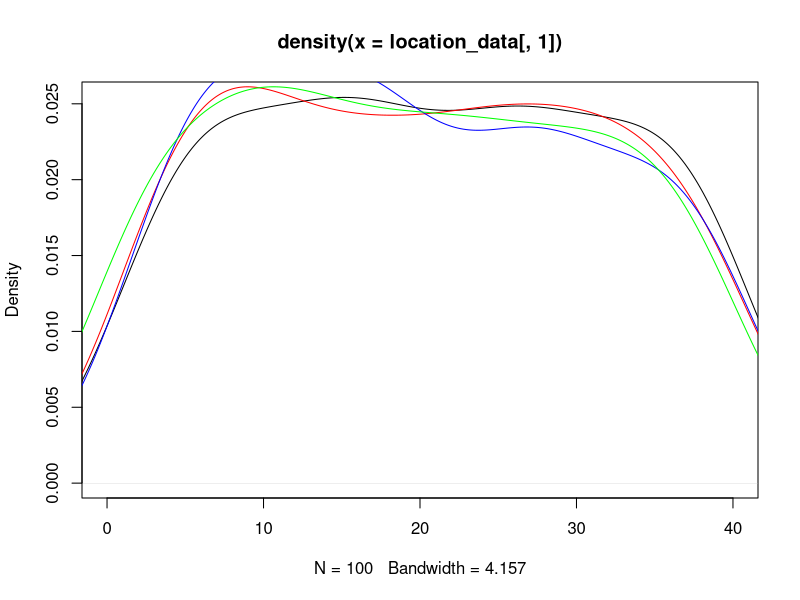
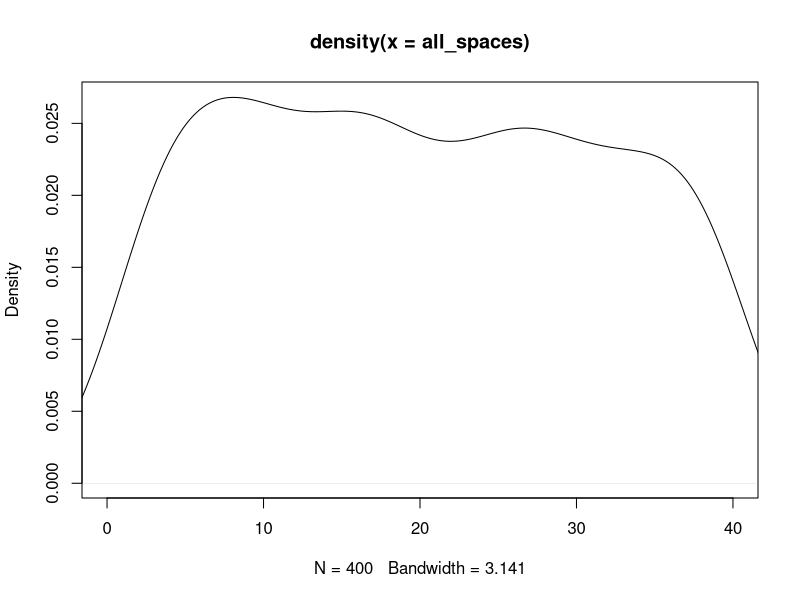
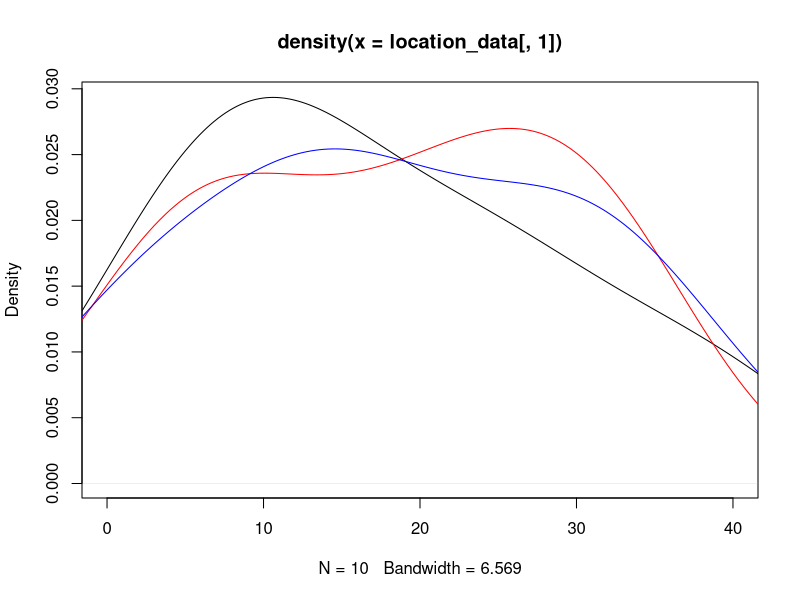
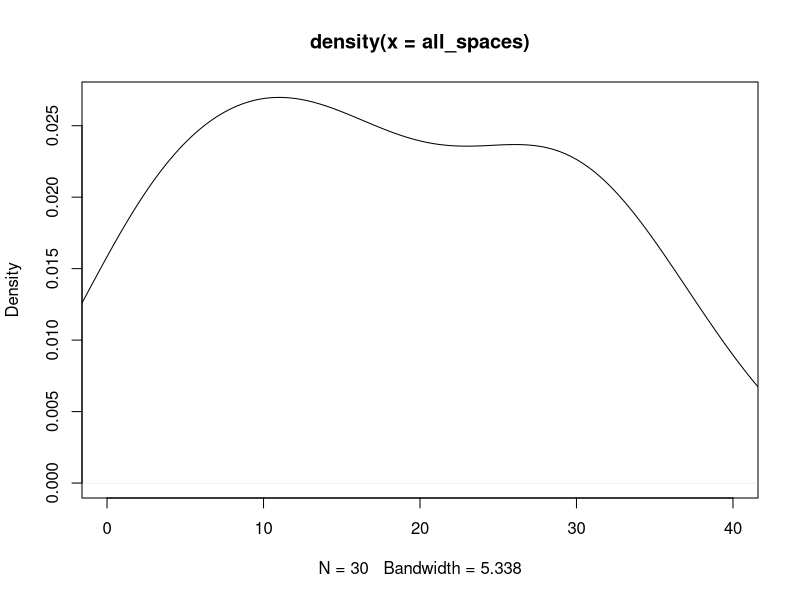

Reproduce these figures in R, in order. (Note: this script raises an error after producing the figures.)
## ---- chunk 1
knitr::opts_chunk$set(echo = TRUE)
## ---- chunk 2
#libraries
library(dplyr)
library(ggplot2)
## ---- chunk 3
#Kayleigh
##LET'S GET MOVING

monopolyBoard <- read.csv("MonopolyBoard.csv", header = T)
monopolyBoard

# Using dice rolls to determine where a player will land on the board
#input: "location"; a number 1-40; where the player is on the board
#output: the amount of spaces the player will move until they are on their new location

#note that this is only accounting for standard dice rolls, no special rules yet...

lets_move = function(location) {
  dice_roll_1 <- sample(1:6, 1, replace = TRUE)
  dice_roll_2 <- sample(1:6, 1, replace = TRUE)
  
  roll_total <- sum(dice_roll_1, dice_roll_2)
  roll_double <- dice_roll_1 == dice_roll_2
  
    location = location + roll_total
    
  if (location <= 40) {
    location = location
  } else {
    location = location - 40
  }
  
  space = monopolyBoard$name[monopolyBoard$spaces == location]
  
  print("You're moving forward...")
  print(roll_total)
  
  print("You're on space...")
  print(location)
  
  #print(space) #This prints out the name of the space that they land on. 
}

#testers
lets_move(1)
lets_move(25)
lets_move(38)
lets_move(40)



#A function to move players around the board and to play Monopoly!
#input: "turns"; the amount of turns we should take
#output: a player's new location on the board

lets_play = function(turns) {
  location = 1
  print("Starting Location: GO!")
  for (i in 1:turns) {
    location = lets_move(location)
  }
  print("You've landed on...")
  return(location)
}



lets_play(10) #tester #in this example if you look at a reference monopoly board and "walk" your way around the board with each move being the number in each output, you'll land on the space on the board corresponding to the final output (when counting "GO" as 1 and/or 40) 

#testers 
#"lets_move" and "lets_play" have both been edited to print out phrases for each roll and move to make it easier to determine how the player is moving. 
#"You're moving forward..." gives the player's roll
#"You're on space..." is the players position after 1 turn/"lets_move"
  # Later try to switch this print statement to the name of the spot that the player is on 
#"You've landed on..." gives the final location after running "lets_play" for "x" turns.
  # Later try to switch this print statement to the name of the spot that the player is on 

lets_play(3)
lets_play(10)

## ---- chunk 4
##DOUBLE DOWN

##WORK IN PROGRESS

#A function using dice rolls to determine how many spaces a player will move with the additional rules for "doubles" in Monopoly
#input: "location"; a number 1-40 where the player is on the board
#outut: the number of spaces the player will move on the board, with the special case of rolling three "doubles" and landing in jail
double_down = function(location) {
  dice_roll_1 <- sample(1:6, 1, replace = TRUE)
  dice_roll_2 <- sample(1:6, 1, replace = TRUE)
  
  roll_total <- sum(dice_roll_1, dice_roll_2)
  roll_double <- dice_roll_1 == dice_roll_2
  
  print("roll was")
  print(roll_total)
    
  if (roll_double) {
    
    dice_roll_3 <- sample(1:6, 1, replace = TRUE)
    dice_roll_4 <- sample(1:6, 1, replace = TRUE)
    
    roll_total_2 <- sum(dice_roll_3, dice_roll_4)
    roll_double_2 <- dice_roll_3 == dice_roll_4
    
    print("roll double was")
    print(roll_total_2)

    
    if (roll_double_2) {
      dice_roll_5 <- sample(1:6, 1, replace = TRUE)
      dice_roll_6 <- sample(1:6, 1, replace = TRUE)
      
      roll_total_3 <- sum(dice_roll_5, dice_roll_6)
      roll_double_3 <- dice_roll_5 == dice_roll_6
      
      print("roll double was")
      print(roll_total_3)
      
      if (roll_double_3) {
        location = 11 #Jail
        print("doubles, doubles, doubles")
        print("You're going to JAIL!")
        
      } else {
        location = location + roll_total + roll_total_2 + roll_total_3
        print("doubles, doubles, not doubles")
        print("You're moving forward...")
        print(roll_total + roll_total_2 + roll_total_3)
      }
    } else {
      location = location + roll_total + roll_total_2
      print("doubles, not doubles")
      print("You're moving forward...")
      print(roll_total+roll_total_2)
    }
  } else {
    location = location + roll_total
    print("no doubles")
    print("You're moving forward...")
    print(roll_total)
  }

    
  if (location <= 40) {
    location = location
  } else {
    location = location - 40
  }

  
  print("You're on space...")
  print(location)
}

double_down(1)
#text out in the function is kinda funky right but it's just to make sure its working right
#In final version switch all dice rolls to sample(1:6,...)

## ---- chunk 5
##CHANCE AND COMMUNITY CHEST CARDS
Card_Numbers <- c(1, 2, 3, 4, 5, 6, 7, 8, 9, 10, 11, 12, 13, 14, 15, 16)

Chance_Cards <- c("Advance to Boardwalk", "Advance to Go (Collect $200)", "Advance to Illinois Avenue. If you pass Go, collect $200", "Advance to St. Charles Place. If you pass Go, collect $200", "Advance to the nearest Railroad. If unowned, you may buy it from the Bank. If owned, pay owner twice the rental to which they are otherwise entitled", "Advance to the nearest Railroad. If unowned, you may buy it from the Bank. If owned, pay owner twice the rental to which they are otherwise entitled", "Advance token to nearest Utility. If unowned, you may buy it from the Bank. If owned, throw dice and pay owner a total ten times amount thrown", "Bank pays you dividend of $50", "Get Out of Jail Free", "Go Back 3 Spaces", "Go to Jail. Go directly to Jail, do not pass Go, do not collect $200", "Make general repairs on all your property. For each house pay $25. For each hotel pay $100", "Speeding fine $15", "Take a trip to Reading Railroad. If you pass Go, collect $200", "You have been elected Chairman of the Board. Pay each player $50", "Your building loan matures. Collect $150")

Chance <- data.frame(Chance_Cards, Card_Numbers)
Chance
##Chance cards to move a player to a new space:
  #1 -> Advance to Boardwalk (space 40)
  #2 -> Advance to Go (space 1)
  #3 -> Advance to Illinois Avenue (space 25)
  #4 -> Advance to St. Charles Place (space 12)
  #5 -> Advance to nearest Railroad (space(s) 6, 16, 26, 36)
  #6 -> Advance to nearest Railraod (space(s) 6, 16, 26, 36)
  #7 -> Advance to nearest Utility (space(s) 13, 29)
  #11 -> Go to Jail (space 11)
  #14 -> Take a trip to Reading Railroad (space 6)

Community_Chest_Cards <- c("Advance to Go (Collect $200)", "Bank error in your favor. Collect $200", "Doctor’s fee. Pay $50", "From sale of stock you get $50", "Get Out of Jail Free", "Go to Jail. Go directly to jail, do not pass Go, do not collect $200", "Holiday fund matures. Receive $100", "Income tax refund. Collect $20", "It is your birthday. Collect $10 from every player", "Life insurance matures. Collect $100", "Pay hospital fees of $100", "Pay school fees of $50", "Receive $25 consultancy fee", "You are assessed for street repair. $40 per house. $115 per hotel", "You have won second prize in a beauty contest. Collect $10", "You inherit $100")

Community_Chest <- data.frame(Community_Chest_Cards, Card_Numbers)
Community_Chest

##Community Chest Cards that move a player to a new space:
  #1 -> Advance to GO (space 1)
  #5 -> Go to Jail (space 11)

## ---- chunk 6
# heidi

#the function "who_goes_first" simulates the initial roll before the game begins in order to determine which player goes first
# input is a number of how many players are going to be playing
# output is the value of each players roll and the player that will start the game based on who had the highest roll
who_goes_first <- function(num_players){
  initial_rolls <- c()
  for (i in 1:num_players) {
    player_i_roll <- sum(sample(1:6, 2, replace=TRUE))
    initial_rolls <- c(initial_rolls, player_i_roll) # vector of every player's roll
    print(paste("Player", i, "rolled", player_i_roll))
  }
  cat("\n")
  if(sum(initial_rolls == max(initial_rolls)) >= 2){
    while (sum(initial_rolls == max(initial_rolls)) >= 2) { # if players tied for highest number
      tied_players <- which(initial_rolls==max(initial_rolls)) # identify which players tied
      print("It's a tie! Roll again")
      cat("\n")
      tie_breaker_rolls <- c()
      for (i in tied_players) { # tied players roll again
       player_i_roll2 <- sum(sample(1:6, 2, replace=TRUE))
       tie_breaker_rolls <- c(tie_breaker_rolls, player_i_roll2)
       print(paste("Player", i, "rolled", player_i_roll2))
      }
      initial_rolls <- tie_breaker_rolls
      highest_roll <- max(tie_breaker_rolls)
      highest_player2 <- tied_players[which(tie_breaker_rolls == highest_roll)]
    }
    cat("\n")
    print(paste("Player", highest_player2, "goes first!"))
  }
  else {
    highest_player <- which.max(initial_rolls) # who rolled the highest number
    print(paste("Player", highest_player, "goes first!"))
  }
}

who_goes_first(4) # test function

## ---- chunk 7
# Olivia
# Website for data: https://stat-jet-asu.github.io/Datasets/InstructorDescriptions/monopoly.html

monopolyBoard <- read.csv("MonopolyBoard.csv", header = T)
head(monopolyBoard)

# This section is for question number 2

# Kayleigh's lets_play function from above incorporating players and density plots
# uses lets_move function from above
# input: turns, # of turns to iterate through; players, number of players (2-4)
# output: density plot with a line for each player's frequency of spaces landed on 
# & density plot for the combined frequency of spaces landed on for all players

lets_play = function(turns, players) {
  location_data <- as.data.frame(matrix(nrow = turns, ncol = players))
  
for (j in 1:players) {
  location = 1
  
  for (i in 1:turns) {
    
    location = lets_move(location)
    location_data[i,j] <- location
    }
  }
  
  # creates density plot of frequency of landing on each space for each player
  plot(density(location_data[,1]), xlim = c(0,40), col = "black")
  
  colors <- c("red", "blue", "green")
  
  for (k in 2:players) {
  lines(density(location_data[,k]), col = colors[k-1]) # adds a density line for each player after the first
  }
  
  # creates density plot for total frequency landing on each space (all players spaces included)
  all_spaces <- as.vector(as.matrix(location_data))
  plot(density(all_spaces), xlim = c(0,40), col = "black")
}
lets_play(100, 4)

## ---- chunk 8
who_goes_first2 <- function(num_players){
  initial_rolls <- c()
  for (i in 1:num_players) {
    player_i_roll <- sum(sample(1:6, 2, replace=TRUE))
    initial_rolls <- c(initial_rolls, player_i_roll) # vector of every player's roll
#    print(paste("Player", i, "rolled", player_i_roll))
  }
  cat("\n")
  if(sum(initial_rolls == max(initial_rolls)) >= 2){
    while (sum(initial_rolls == max(initial_rolls)) >= 2) { # if players tied for highest number
      tied_players <- which(initial_rolls==max(initial_rolls)) # identify which players tied
#      print("It's a tie! Roll again")
#      cat("\n")
      tie_breaker_rolls <- c()
      for (i in tied_players) { # tied players roll again
       player_i_roll2 <- sum(sample(1:6, 2, replace=TRUE))
       tie_breaker_rolls <- c(tie_breaker_rolls, player_i_roll2)
#       print(paste("Player", i, "rolled", player_i_roll2))
      }
      initial_rolls <- tie_breaker_rolls
      highest_roll <- max(tie_breaker_rolls)
      highest_player2 <- tied_players[which(tie_breaker_rolls == highest_roll)]
    }
#    cat("\n")
#    print(paste("Player", highest_player2, "goes first!"))
  }
  else {
    highest_player <- which.max(initial_rolls) # who rolled the highest number
#    print(paste("Player", highest_player, "goes first!"))
#    return(highest_player)
  
    
  # creating player order
  player_order <- length(num_players)
  player_order[1] <- as.integer(highest_player)

 for (j in 2:num_players) {
    
  player_order[j] <- as.integer(player_order[j-1] + 1)
  if (player_order[j] > num_players) {
    player_order[j] <- 1
  }
 }
  print(player_order)
  }
  
  playerlist <- (list(highest_player, player_order))
  return(playerlist)
}

#who_goes_first2(4)

## ---- chunk 9
# Question number 3 -- including jail and double rolls

lets_move2 = function(location) {
  dice_roll_1 <- sample(1:6, 1, replace = TRUE)
  dice_roll_2 <- sample(1:6, 1, replace = TRUE)
  
  roll_total <- sum(dice_roll_1, dice_roll_2)
  roll_double <- dice_roll_1 == dice_roll_2
  
    location = location + roll_total # updates location to be previous location + roll total
    double3 = "false" # double3 is assigned "true" if the player double rolls 3x (as seen in if statement below), otherwise it is assigned "false" 
    
  # first double roll -> roll again
  if (roll_double == TRUE) {
    dice_roll_3 <- sample(1:6, 1, replace = TRUE)
    dice_roll_4 <- sample(1:6, 1, replace = TRUE)
    
    roll_total2 <- sum(dice_roll_3, dice_roll_4)
    roll_double2 <- dice_roll_3 == dice_roll_4
    
    location = location + roll_total2
    double3 = "false"
    
    # if player is at a location past 40, subtract 40 so they go back to the GO space at location "41"
    # this is included in each if statement below so that it applies if player has to roll again
    if (location <= 40) {
      location = location
    } else {
      location = location - 40
    }
     
      # second double roll -> roll again
      if (roll_double2 == TRUE) {
        dice_roll_5 <- sample(1:6, 1, replace = TRUE)
        dice_roll_6 <- sample(1:6, 1, replace = TRUE)
    
        roll_total3 <- sum(dice_roll_5, dice_roll_6)
        roll_double3 <- dice_roll_5 == dice_roll_6
    
        location = location + roll_total3
        double3 = "false"
        
        if (location <= 40) {
          location = location
        } else {
          location = location - 40
        }
        
        # third double roll -> go to jail
          if (roll_double3 == TRUE) {
            location = monopolyBoard$spaces[monopolyBoard$name == "Jail"]
            double3 = "true"
          }
      }
  }  
    
  if (location <= 40) {
    location = location
  } else {
    location = location - 40
  }
  
  listdata <- (list(location, double3)) # creates list for outputs "location" and "double3"
  # if you need to access location from this function, use lets_move2(location)[[1]]
  # if you need to access double3, use lets_move2(double3)[[2]]
  return(listdata)
  
}


# lets_play2 is currently set up to have each player go thru all their turns and then move onto the next player
# probably need to fix this for question 5

## ---- chunk 10

lets_play2 = function(turns, players) {
  
  
  location_data <- as.data.frame(matrix(nrow = turns, ncol = players)) # dataframe will keep data for locations of players for each turn
  double3data <- as.data.frame(matrix(nrow = turns, ncol = players)) # dataframe will say "true" if player double rolled 3x (which lands them in jail) and "false" if they didn't double roll 3x
  
    # puts players in order
    colnames(location_data) <- who_goes_first2(players)[[2]]
  
    location = 1 # each player starts at location 1
    location_data[1,] <- location
    double3 = 0 # initializing "double3" which will be later assigned a "true" or "false" based on if player double rolled 3x
  
    for (i in 2:turns) { # iterates through number of turns
      
        for (j in 1:players) { # rotates through each player
          
        location = lets_move2(location_data[i-1,j])[[1]] # takes location from lets_move2 function and assigns it to location
        location_data[i,j] <- as.integer(location) # puts location value into the dataframe of locations for each player
        double3data[i,j] <- lets_move2(double3)[[2]] # takes "true" or "false" value from double3 and adds it to double3data dataframe
        
      # deals with landing in jail from "go to jail" space and staying there for next 3 turns
      if (31 %in% location_data[i-1,j]) { # if you landed on 31 in the last turn (i-1 turn), you go to jail (space 11) for the ith turn
        location <- 11
        location_data[i,j] <- as.integer(location) # new location is 11
      } else if (11 %in% location_data[i-1,j] & 31 %in% location_data[i-2,j]) { # if you were on space 11 last turn AND you were on space 31 2 turns ago, you stay in jail (space 11) for turn i
        location <- 11
        location_data[i,j] <- as.integer(location)  
      } else if (11 %in% location_data[i-2,j] & 31 %in% location_data[i-3,j]) {
        location <- 11
        location_data[i,j] <- as.integer(location)
      }
        
      # landing in jail from 3x double roll and staying there for next 3 turns
      if (11 %in% location_data[i,j] & "true" %in% double3data[i-1,j]) { # if player's location is 11 (jail) and double3data is"true" (player double rolled 3x), player stays in jail. all 3 if/else if statements keep player in jail for the next 3 turns
        location <- 11
        location_data[i,j] <- as.integer(location)
      } else if (11 %in% location_data[i-1,j] & "true" %in% double3data[i-2,j]) { # 
        location <- 11
        location_data[i,j] <- as.integer(location)
      } else if (11 %in% location_data[i-2,j] & "true" %in% double3data[i-3,j]) {
        location <- 11
        location_data[i,j] <- as.integer(location)
      }
        
    }
  }
  print(location_data)
  
  # creates density plot of frequency of landing on each space for each player
  plot(density(location_data[,1]), xlim = c(0,40), col = "black")
  
  colors <- c("red", "blue", "green")
  
  for (k in 2:players) {
    lines(density(location_data[,k]), col = colors[k-1]) # adds a density line for each player after the first
  }
  
  # creates density plot for total frequency landing on each space (all players spaces included)
  all_spaces <- as.vector(as.matrix(location_data))
  plot(density(all_spaces), xlim = c(0,40), col = "black")
  
}
 
lets_play2(10, 3)

location_data

# how should we go about recording spaces landed on when double rolls occur?

## ---- chunk 11

# Figure out how to have players pay and recieve money from landing on chance and community chest spaces


## ---- chunk 12
#4 - Kayleigh and Maddie 
#Chance - spaces 8, 23, 37
#Community Chest - spaces 3, 18, 34
Chance

Drawing_Chance = function(location) {
  location = location
  draw_card <- sample(1:16, 1, replace = TRUE)
  player_card <- Chance$Chance_Cards[draw_card]
  print(player_card)

  
      if(draw_card == 1) {
        location = 1
      }
      
      if(draw_card == 2) {
        location = 1
      }
      
      if(draw_card == 3) {
        location = 25
      }
  
      if(draw_card == 4){
        location = 12
      }
    
      if(draw_card == 5){
        if(location >= 37 && location <= 5){
              location = 6
            } else {
              if (location >= 6 && location <= 15){
                location = 16
              } else {
                if(location >= 16 && location <= 25){
                  location = 26
                } else {
                  location = 36
                }
              }
            }
    }
  
    if(draw_card == 6){
        if(location >= 37 && location <= 5){
              location = 6
            } else {
              if (location >= 6 && location <= 15){
                location = 16
              } else {
                if(location >= 16 && location <= 25){
                  location = 26
                } else {
                  location = 36
                }
              }
            }
    }
  
    if(draw_card == 7){
        if(location >= 29 && location <= 12){
              location = 13
            } else {
              location = 29
    }
  }
  
    if(draw_card == 11) {
      location = 11
    }
  
    if(draw_card == 14) {
      location = 6
    }
  
    if(draw_card == 10) {
      location = location - 3
    }
  
    location = location
    return(location)
}

Drawing_Chance(8)
Drawing_Chance(23)
Drawing_Chance(37)

Drawing_Community_Chest = function(location) {
  location = location
  draw_card_chest <- sample(1:16, 1, replace = TRUE)
  player_card_chest <- Community_Chest$Community_Chest_Cards[draw_card_chest]
  print(player_card_chest)
  print(location)
  
  if (draw_card_chest == 1) {
    location = 1
  } else {
    if (draw_card_chest == 6) {
    location = 11
    } else {
      location = location
    }
  
  }
  
  location = location 
  return(location)
}

Drawing_Community_Chest(3)
Drawing_Community_Chest(18)
Drawing_Community_Chest(34)

lets_move3 = function(location) {
  dice_roll_1 <- sample(1:6, 1, replace = TRUE)
  dice_roll_2 <- sample(1:6, 1, replace = TRUE)
  
  roll_total <- sum(dice_roll_1, dice_roll_2)
  roll_double <- dice_roll_1 == dice_roll_2
  
    location = location + roll_total
    double3 = "false"
  
  print("your roll total is...")
  print(roll_total)

  if (location <= 40) {
      location = location
  } else {
      location = location - 40
  }
   
  print("your location is...")
  print(location)
  
  if(location == 8 || location == 23 || location == 27) {
    location = Drawing_Chance(location)
    print("your location is...")
    print(location)
  }
  
  if(location == 3 || location == 18 || location == 34) {
    location = Drawing_Community_Chest(location)
    print("your location is...")
    print(location)
  }
    
  # first double roll -> roll again
  if (roll_double == TRUE) {
    dice_roll_3 <- sample(1:6, 1, replace = TRUE)
    dice_roll_4 <- sample(1:6, 1, replace = TRUE)
    
    roll_total2 <- sum(dice_roll_3, dice_roll_4)
    roll_double2 <- dice_roll_3 == dice_roll_4
    
    location = location + roll_total2
    double3 = "false"
    print("1 double")
    
    if (location <= 40) {
      location = location
    } else {
      location = location - 40
    }
    
    
    if(location == 8 || location == 23 || location == 27) {
    location = Drawing_Chance(location)
    }
  
  if(location == 3 || location == 18 || location == 34) {
    location = Drawing_Community_Chest(location)
    }
     
      # second double roll -> roll again
      if (roll_double2 == TRUE) {
        dice_roll_5 <- sample(1:6, 1, replace = TRUE)
        dice_roll_6 <- sample(1:6, 1, replace = TRUE)
    
        roll_total3 <- sum(dice_roll_5, dice_roll_6)
        roll_double3 <- dice_roll_5 == dice_roll_6
    
        location = location + roll_total3
        double3 = "false"
        print("2 doubles")
        
        if (location <= 40) {
          location = location
        } else {
          location = location - 40
        }
        
        if(location == 8 || location == 23 || location == 27) {
          location = Drawing_Chance(location)
        }
  
        if(location == 3 || location == 18 || location == 34) {
          location = Drawing_Community_Chest(location)
         
        }
        
        # third double roll -> go to jail
          if (roll_double3 == TRUE) {
            location = monopolyBoard$spaces[monopolyBoard$name == "Jail"]
            double3 = "true"
            print("three doubles")
          }
      }
  }  
   
  location = location 
  
  print("your location is...")
  print(location)
  listdata <- (list(location, double3))
  return(listdata)
  
}

lets_move3(1)

lets_play3 = function(turns, players) {
  
  location_data <- as.data.frame(matrix(nrow = turns, ncol = players))
  double3data <- as.data.frame(matrix(nrow = turns, ncol = players))
  
  for (j in 1:players) {
    location = 1
    double3 = 0
  
    for (i in 1:turns) {
      
        location = lets_move2(location)[[1]]
        location_data[i,j] <- as.integer(location)
        double3data[i,j] <- lets_move3(double3)[[2]]
        
      # deals with landing in jail from "go to jail" space and staying there for next 3 turns
      if (31 %in% location_data[i-1,j]) { # if you land on 31 (go to jail), next location is in jail (space 11)
        location <- 11
        location_data[i,j] <- as.integer(location)
      } else if (11 %in% location_data[i-1,j] & 31 %in% location_data[i-2,j]) {
        location <- 11
        location_data[i,j] <- as.integer(location)
      } else if (11 %in% location_data[i-2,j] & 31 %in% location_data[i-3,j]) {
        location <- 11
        location_data[i,j] <- as.integer(location)
      }
        
      # landing in jail from 3x double roll and staying there for next 3 turns
      if (11 %in% location_data[i,j] & "true" %in% double3data[i-1,j]) { # "true" means player double rolled 3x -> jail
        location <- 11
        location_data[i,j] <- as.integer(location)
      } else if (11 %in% location_data[i-1,j] & "true" %in% double3data[i-2,j]) { # 
        location <- 11
        location_data[i,j] <- as.integer(location)
      } else if (11 %in% location_data[i-2,j] & "true" %in% double3data[i-3,j]) {
        location <- 11
        location_data[i,j] <- as.integer(location)
      }
        
    }
  }
  #print(location_data)
  
  # creates density plot of frequency of landing on each space for each player
  plot(density(location_data[,1]), xlim = c(0,40), col = "black")
  plot(location_data[,1], xlim= c(0,40), col="black", type="h", xlab="Spaces", ylab="Frequency", main="Frequency of Landing on Each Space for Each Player")
  
  colors <- c("red", "blue", "green")
  
  for (k in 2:players) {
    lines(density(location_data[,k]), col = colors[k-1]) # adds a density line for each player after the first
  }
  
  # creates density plot for total frequency landing on each space (all players spaces included)
  all_spaces <- as.vector(as.matrix(location_data))
  plot(density(all_spaces), xlim = c(0,40), col = "black")
  
}
## ---- chunk 13

#use lets_move2 for freq plot

 
## ---- chunk 14
#hello
dice_roll <- sum(sample(1:6, 2, replace = TRUE))
dice_roll

#Need to figure out how to exchange money between players
Chance_Money <- function(Player_Bank){
  Player_Bank = Player_Bank
  draw_card <- sample(1:16, 1, replace = TRUE)
  player_card <- Chance$Chance_Cards[draw_card]
  print(player_card)
  
  #Advance to Go (Collect $200)
  if(draw_card == 2){
    Player_Bank = Player_Bank + 200
  }
  
  #Advance to Illinois Ave. If you pass Go collect $200
  if(draw_card == 3){
    if(location > 25){
      Player_Bank = Player_Bank + 200
    }else{
      Player_Bank = Player_Bank
    }
  }
  
  #Advance to St. Charles Place. If you pass Go, collect $200
  if(draw_card == 4){
    if(location > 13 ){
      Player_Bank = Player_Bank + 200
    }else{
      Player_Bank = Player_Bank
    }
  }
  
  #Bank pays you dividend of $50
  if(draw_card == 8){
    Player_Bank = Player_Bank + 50
  }
  
  #Speeding fine $15
  if(draw_card == 13){
    Player_Bank = Player_Bank - 15
  }
  
  #Take a trip to Reading Railroad. If you pass Go, collect $200
  if(draw_card == 14){
    if(location > 6){
      Player_Bank = Player_Bank + 200
    }else{
      Player_Bank = Player_Bank
    }
  }
  
  #Your building loan matures. Collect $150
  if(draw_card == 16){
    Player_Bank = Player_Bank + 150
  }
}

#Need to figure out how to exchange money between players
Community_Chest_Money <- function(Player_Bank){
  Player_Bank = Player_Bank
  draw_card <- sample(1:16, 1, replace = TRUE)
  player_card <- Community_Chest$Community_Chest_Cards[draw_card]
  print(player_card)
  
  if(draw_card == 1){
    Player_Bank = Player_Bank + 200
  }
  
  if(draw_card == 2){
    Player_Bank = Player_Bank + 200
  }
  
  if(draw_card == 3){
    Player_Bank = Player_Bank - 50
  }
  
  if(draw_card == 4){
    Player_Bank = Player_Bank + 50
  }
  
  if(draw_card == 7){
    Player_Bank = Player_Bank + 100
  }
  
  if(draw_card == 8){
    Player_Bank = Player_Bank + 20
  }
  
  if(draw_card == 10){
    Player_Bank = Player_Bank + 100
  }
  
  if(draw_card == 11){
    Player_Bank = Player_Bank - 100
  }
  
  if(draw_card == 12){
    Player_Bank = Player_Bank - 50
  }
  
  if(draw_card == 13){
    Player_Bank = Player_Bank + 25
  }
  
  if(draw_card == 15){
    Player_Bank = Player_Bank + 10
  }
  
  if(draw_card == 16){
    Player_Bank = Player_Bank + 100
  }
}

Chance
Community_Chest
## ---- chunk 15
Players <- c("Player 1", "Player 2", "Player 3", "Player 4")
Player_Bank <- c("1250", "1250", "1250", "1250")

The_Players <- data.frame(Players, Player_Bank)
The_Players

monopolyBoard

Property <- c("Mediterranean", "Baltic", "Reading Railroad", "Oriental", "Vermot", "Connecticut", "St. Charles", "Electric Company", "States", "Virginia", "Pennsylvania Railroad", "St. James", "Tennessee", "New York", "Kentucky", "Indiana", "Illinios", "B&O Railroad", "Atlantic", "Ventnor", "Water Works", "Marvin Gardens", "Pacific", "N. Carolina", "Pennsylvania", "Short Line Railroad", "Park Place", "Boardwalk")
Property_Status <- c("Unowned", "Unowned", "Unowned", "Unowned", "Unowned", "Unowned", "Unowned", "Unowned", "Unowned", "Unowned", "Unowned", "Unowned", "Unowned", "Unowned", "Unowned", "Unowned", "Unowned", "Unowned", "Unowned", "Unowned", "Unowned", "Unowned", "Unowned", "Unowned", "Unowned", "Unowned", "Unowned", "Unowned")

The_Properties <- data.frame(Property, Property_Status)
The_Properties

## ---- chunk 16
library(tidyverse)
assigning_properties <- function( ){
  smpl <- sample(1:28, 28, replace = FALSE)
  smpl
  property_order <- data.frame(smpl)
  property_order
}

Owned_Spaces <- sample(1:28, 28, replace = FALSE)
Owned_Spaces
Players <- c("Player 1", "Player 2", "Player 3", "Player 4")
Player_Bank <- c("1250", "1250", "1250", "1250")

The_Players <- data.frame(Players, Player_Bank)
The_Players

The_Players_Owned <- data.frame(Players, Owned_Spaces)
The_Players_Owned <- The_Players_Owned %>% pivot_wider(names_from = Players, values_from = Owned_Spaces)

The_Players_Owned[[1]]
The_Players_Owned[[2]]
The_Players_Owned[[3]]
## ---- chunk 17
Players <- c("Player 1", "Player 2", "Player 3", "Player 4")
Player_Bank <- c(1250, 1250, 1250, 1250)
The_Players <- data.frame(Players, Player_Bank)

Property <- c("Mediterranean", "Baltic", "Reading Railroad", "Oriental", "Vermot", "Connecticut", "St. Charles", "Electric Company", "States", "Virginia", "Pennsylvania Railroad", "St. James", "Tennessee", "New York", "Kentucky", "Indiana", "Illinios", "B&O Railroad", "Atlantic", "Ventnor", "Water Works", "Marvin Gardens", "Pacific", "N. Carolina", "Pennsylvania", "Short Line Railroad", "Park Place", "Boardwalk")
Owned_By_Player <- sample(1:4, 28, replace = TRUE)
Space <- c(2, 4, 6, 7, 9, 10, 12, 13, 14, 15, 16, 17, 19, 20, 22, 24, 25, 26, 27, 28, 29, 30, 32, 33, 35, 36, 38, 40)
Property_Statuses <- data.frame(Property, Space, Owned_By_Player)
Property_Statuses


Updating_Player_Bank <- function(location, j) {
  if(location == 2 || location == 4 || location == 6 || location == 7 || location == 9 || location == 10 || location == 12 || location == 13 || location == 14 || location == 15 || location == 16 || location == 17 || location == 19 || location == 20 || location == 22 || location == 24 || location == 25 || location == 26 || location == 27 || location == 28 || location == 29 || location == 30 || location == 32 || location == 33 || location == 35 || location == 36 || location == 38 || location == 40){
    
    location = location
    spot <- which(Property_Statuses$Space == location)
    cost <- which(monopolyBoard$spaces == location)
    owned_by_player <- Property_Statuses$Owned_By_Player[spot]
    
    The_Players$Player_Bank[owned_by_player] <- The_Players$Player_Bank[owned_by_player] + monopolyBoard$cost[cost]
    
    The_Players$Player_Bank[j] <- The_Players$Player_Bank[j] - monopolyBoard$cost[cost]
    
    The_Players
  }
}

Updating_Player_Bank(2, 3)

lets_move3 = function(location) {
  dice_roll_1 <- sample(1:6, 1, replace = TRUE)
  dice_roll_2 <- sample(1:6, 1, replace = TRUE)
  
  roll_total <- sum(dice_roll_1, dice_roll_2)
  roll_double <- dice_roll_1 == dice_roll_2
  
    location = location + roll_total
    double3 = "false"


  if (location <= 40) {
      location = location
  } else {
      location = location - 40
  }

  if(location == 8 || location == 23 || location == 27) {
    location = Drawing_Chance(location)

  }
  
  if(location == 3 || location == 18 || location == 34) {
    location = Drawing_Community_Chest(location)

  }

Updating_Player_Bank(location, j)

  # first double roll -> roll again
  if (roll_double == TRUE) {
    dice_roll_3 <- sample(1:6, 1, replace = TRUE)
    dice_roll_4 <- sample(1:6, 1, replace = TRUE)
    
    roll_total2 <- sum(dice_roll_3, dice_roll_4)
    roll_double2 <- dice_roll_3 == dice_roll_4
    
    location = location + roll_total2
    double3 = "false"

    
    if (location <= 40) {
      location = location
    } else {
      location = location - 40
    }
    
    
    if(location == 8 || location == 23 || location == 27) {
    location = Drawing_Chance(location)
    }
  
  if(location == 3 || location == 18 || location == 34) {
    location = Drawing_Community_Chest(location)
    }
    
    Updating_Player_Bank(location, j)
    
      # second double roll -> roll again
      if (roll_double2 == TRUE) {
        dice_roll_5 <- sample(1:6, 1, replace = TRUE)
        dice_roll_6 <- sample(1:6, 1, replace = TRUE)
    
        roll_total3 <- sum(dice_roll_5, dice_roll_6)
        roll_double3 <- dice_roll_5 == dice_roll_6
    
        location = location + roll_total3
        double3 = "false"
        
        if (location <= 40) {
          location = location
        } else {
          location = location - 40
        }
        
        if(location == 8 || location == 23 || location == 27) {
          location = Drawing_Chance(location)
        }
  
        if(location == 3 || location == 18 || location == 34) {
          location = Drawing_Community_Chest(location)
         
        }
        
        Updating_Player_Bank(location, j)
        
        # third double roll -> go to jail
          if (roll_double3 == TRUE) {
            location = monopolyBoard$spaces[monopolyBoard$name == "Jail"]
            double3 = "true"
          }
      }
  }  
   
  location = location 
}

lets_move3(2)


lets_play4 = function(turns, players) {
  
  location_data <- as.data.frame(matrix(nrow = turns, ncol = players))
  double3data <- as.data.frame(matrix(nrow = turns, ncol = players))
  players_banks <- as.data.frame(matrix(nrow = turns, ncol = players))

print(Property_Statuses)

  for (j in 1:players) {
    location = 1
    double3 = 0
    
    
    for (i in 1:turns) {
        print("player")
        print(j)
        location = lets_move3(location)[[1]]
        location_data[i,j] <- as.integer(location)
        double3data[i,j] <- lets_move3(double3)[[2]]

                
      # deals with landing in jail from "go to jail" space and staying there for next 3 turns
      if (31 %in% location_data[i-1,j]) { # if you land on 31 (go to jail), next location is in jail (space 11)
        location <- 11
        location_data[i,j] <- as.integer(location)
      } else if (11 %in% location_data[i-1,j] & 31 %in% location_data[i-2,j]) {
        location <- 11
        location_data[i,j] <- as.integer(location)
      } else if (11 %in% location_data[i-2,j] & 31 %in% location_data[i-3,j]) {
        location <- 11
        location_data[i,j] <- as.integer(location)
      }
        
      # landing in jail from 3x double roll and staying there for next 3 turns
      if (11 %in% location_data[i,j] & "true" %in% double3data[i-1,j]) { # "true" means player double rolled 3x -> jail
        location <- 11
        location_data[i,j] <- as.integer(location)
      } else if (11 %in% location_data[i-1,j] & "true" %in% double3data[i-2,j]) { # 
        location <- 11
        location_data[i,j] <- as.integer(location)
      } else if (11 %in% location_data[i-2,j] & "true" %in% double3data[i-3,j]) {
        location <- 11
        location_data[i,j] <- as.integer(location)
      }
      
      
    }
  }
  
print(location_data)
return(The_Players)

}

lets_play4(1,4)
## ---- chunk 18
monopolyBoard
Players <- c("Player 1", "Player 2", "Player 3", "Player 4")
Player_Bank <- c(1250, 1250, 1250, 1250)
The_Players <- data.frame(Players, Player_Bank)

Property <- c("Mediterranean", "Baltic", "Reading Railroad", "Oriental", "Vermot", "Connecticut", "St. Charles", "Electric Company", "States", "Virginia", "Pennsylvania Railroad", "St. James", "Tennessee", "New York", "Kentucky", "Indiana", "Illinios", "B&O Railroad", "Atlantic", "Ventnor", "Water Works", "Marvin Gardens", "Pacific", "N. Carolina", "Pennsylvania", "Short Line Railroad", "Park Place", "Boardwalk")
Owned_By_Player <- sample(1:4, 28, replace = TRUE)
Space <- c(2, 4, 6, 7, 9, 10, 12, 13, 14, 15, 16, 17, 19, 20, 22, 24, 25, 26, 27, 28, 29, 30, 32, 33, 35, 36, 38, 40)
Property_Statuses <- data.frame(Property, Space, Owned_By_Player)
Property_Statuses


Updating_Player_Bank <- function(location) {
  if(location == 2 || location == 4 || location == 6 || location == 7 || location == 9 || location == 10 || location == 12 || location == 13 || location == 14 || location == 15 || location == 16 || location == 17 || location == 19 || location == 20 || location == 22 || location == 24 || location == 25 || location == 26 || location == 27 || location == 28 || location == 29 || location == 30 || location == 32 || location == 33 || location == 35 || location == 36 || location == 38 || location == 40){
    location = location
    spot <- which(Property_Statuses$Space == location)
    cost <- which(monopolyBoard$spaces == location)
    owned_by_player <- Property_Statuses$Owned_By_Player[spot]
    The_Players$Player_Bank[owned_by_player] <- The_Players$Player_Bank[owned_by_player] + monopolyBoard$cost[cost]
    The_Players$Player_Bank[owned_by_player]
    The_Players
  }
}

Updating_Player_Bank(12)
